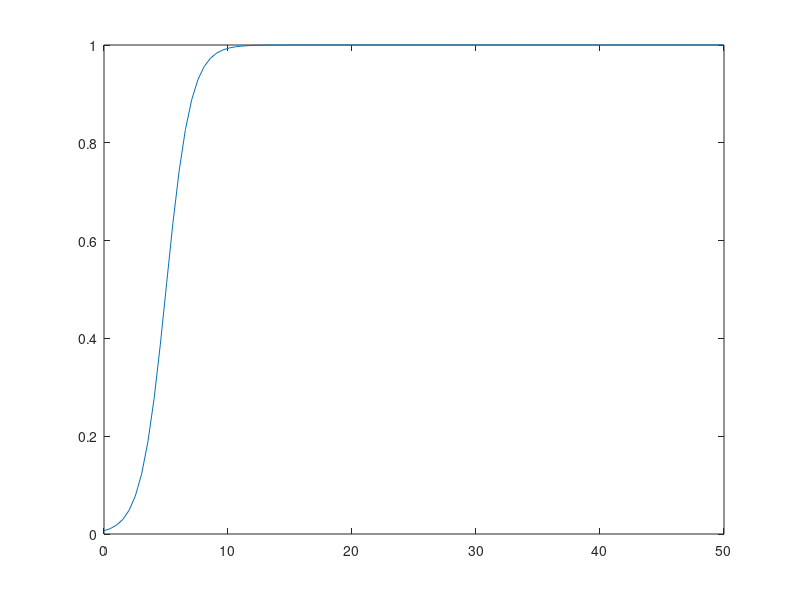

MATLAB code to generate this figure:
% plotlogistic.m
%
%
%
%
%   Author: Tarik Brown
%   Collaboration: ----
%

%% Set Parameters
a = 1;

y_i = 5;

y = linspace(0,50,100);

f_x = 1./(1+exp((-1.*y+y_i)./(a)));


%% Plots

plot(y,f_x)